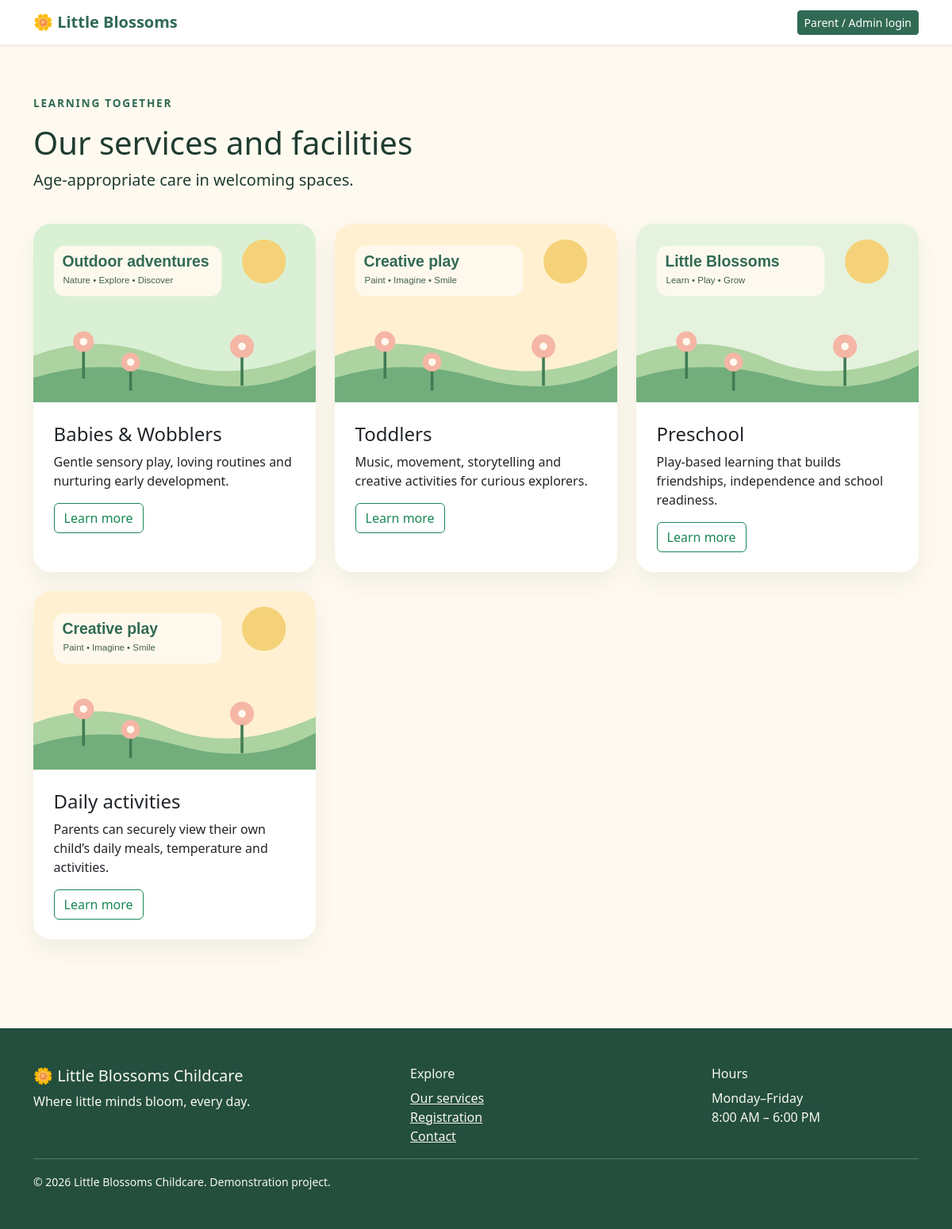
/services.php, run on the app's committed database.
### tables this page shows
CREATE TABLE IF NOT EXISTS service (id INT AUTO_INCREMENT PRIMARY KEY,name VARCHAR(120) NOT NULL,summary TEXT NOT NULL,image_path VARCHAR(255) NOT NULL,link_path VARCHAR(255) NOT NULL);

### includes/functions.php (called while the page is built, shortened)
<?php
function e($value): string { return htmlspecialchars((string)($value ?? ''), ENT_QUOTES | ENT_SUBSTITUTE, 'UTF-8'); }
function user(): ?array { return $_SESSION['user'] ?? null; }

### services.php (the view)
<?php $title='Services & Facilities';require __DIR__.'/includes/header.php';$items=$pdo->query('SELECT * FROM service ORDER BY id')->fetchAll();?>
<section class="section">
    <div class="container">
        <p class="eyebrow">
            Learning together
        </p>
        <h1>
            Our services and facilities
        </h1>
        <p class="lead">
            Age-appropriate care in welcoming spaces.
        </p>
        <div class="row g-4 mt-3">
            <?php foreach($items as $s):?>
                <div class="col-md-6 col-lg-4">
                    <article class="card feature-card">
                        <img src="<?=e($s['image_path'])?>
                        " alt="
                        <?=e($s['name'])?>
                        ">
                        <div class="card-body">
                            <h2 class="h4">
                                <?=e($s['name'])?>
                            </h2>
                            <p>
                                <?=e($s['summary'])?>
                            </p>
                            <a class="btn btn-outline-success" href="<?=e($s['link_path'])?>
                                ">Learn more
                            </a>
                        </div>
                    </article>
                </div>
            <?php endforeach;?>
        </div>
    </div>
</section>
<?php require __DIR__.'/includes/footer.php';?>

### includes/header.php (shortened to what this page needs)
<?php
require_once __DIR__.'/functions.php';
$base = '/little-blossoms';
?>
<!doctype html>
<html lang="en">
    <head>
        <link href="https://cdn.jsdelivr.net/npm/bootstrap@5.3.3/dist/css/bootstrap.min.css" rel="stylesheet">
        <link href="<?=$base?>
        /assets/css/style.css" rel="stylesheet">
    </head>
    <body>
        <header>
            <nav class="navbar navbar-expand-lg bg-white shadow-sm">
                <div class="container">
                    <a class="navbar-brand fw-bold" href="<?=$base?>
                        /index.php">🌼 Little Blossoms
                    </a>
                    <div class="collapse navbar-collapse" id="navLinks">
                        <ul class="navbar-nav ms-auto align-items-lg-center gap-lg-1">
                            <?php if(user()): ?>
                                <li class="nav-item">
                                    <span class="nav-link text-success">
                                        Hello,
                                        <?=e(user()['first_name'])?>
                                    </span>
                                </li>
                                <li class="nav-item">
                                    <a class="btn btn-outline-success btn-sm" href="<?=$base?>
                                        /logout.php">Log out
                                    </a>
                                </li>
                                <?php else: ?>
                                <li class="nav-item">
                                    <a class="btn btn-success btn-sm" href="<?=$base?>
                                        /login.php">Parent / Admin login
                                    </a>
                                </li>
                            <?php endif; ?>
                        </ul>
                    </div>
                </div>
            </nav>
        </header>
        <main>

### includes/footer.php (shortened to what this page needs)
</main>
<footer class="site-footer mt-5">
    <div class="container py-5">
        <div class="row g-4">
            <div class="col-md-5">
                <h2 class="h5">
                    🌼 Little Blossoms Childcare
                </h2>
                <p>
                    Where little minds bloom, every day.
                </p>
            </div>
            <div class="col-md-4">
                <h3 class="h6">
                    Explore
                </h3>
                <a href="/little-blossoms/services.php">
                    Our services
                </a>
                <br>
                <a href="/little-blossoms/registration.php">
                    Registration
                </a>
                <br>
                <a href="/little-blossoms/contact_us.php">
                    Contact
                </a>
            </div>
            <div class="col-md-3">
                <h3 class="h6">
                    Hours
                </h3>
                <p>
                    Monday–Friday
                    <br>
                    8:00 AM – 6:00 PM
                </p>
            </div>
        </div>
        <hr>
        <small>
            &copy;
            <?=date('Y')?>
            Little Blossoms Childcare. Demonstration project.
        </small>
    </div>
</footer>
</body>
</html>

### assets/css/style.css (style rules this page uses)
:root { --leaf:#316a54; --cream:#fffaf0; --ink:#203c31; --sun:#f6d98b }
body { font-family:system-ui,-apple-system,'Segoe UI',sans-serif; background:var(--cream); color:var(--ink) }
.navbar-brand { color:var(--leaf)!important }
.btn-success { background:var(--leaf); border-color:var(--leaf) }
.eyebrow { text-transform:uppercase; letter-spacing:.13em; color:var(--leaf); font-weight:800; font-size:.85rem }
.feature-card { border:0; border-radius:22px; overflow:hidden; box-shadow:0 12px 28px #244b3014; height:100% }
.feature-card img { width:100%; height:225px; object-fit:cover }
.feature-card .card-body { padding:1.6rem }
.section { padding:4rem 0 }
.site-footer { background:#244e3e; color:#f7f8ef }
.site-footer a { color:#f7f8ef }

### data on the page
service: image_path (picture), name "Babies & Wobblers", summary "Gentle sensory play, loving routines and nurturing early development."
service: image_path (picture), name "Toddlers", summary "Music, movement, storytelling and creative activities for curious explorers."
service: image_path (picture), name "Preschool", summary "Play-based learning that builds friendships, independence and school readiness."
service: image_path (picture), name "Daily activities", summary "Parents can securely view their own child’s daily meals, temperature and activities."
